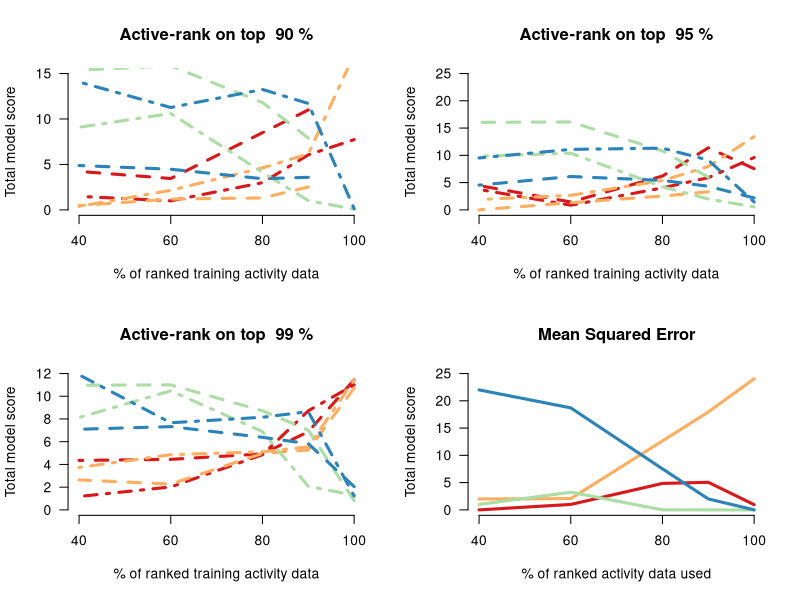

The R source for this figure:
res = read.csv('models_final_dl/james_loss_summ.csv')
library(RColorBrewer)
cols = brewer.pal(n = 4, name = 'Spectral')

frac_fits = as.character(c(1,0.9,0.8,0.6,0.4))
losses = c('mse','min','avg')
## Just going to plot with gamma == 0.99
gammas = as.character(c(90,95,99))
models = c('dl_l','rf','ridge','svr')
model_names=c('Deep Learning','Random Forests','Ridge Regression','Support Vector Machines')
names(cols) = models
ys = array(dim = length(frac_fits))
names(ys) = frac_fits
up_ys = c(15,25,12); names(up_ys)=gammas
line_types = c(2,4)
pdf('figures_dl/Overall_Results.pdf')
par(mfrow=c(2,2),bty='n',las=1)
for(g in gammas){
  plot(NA,NA,xlim=c(0.4,1), ylim=c(0,up_ys[g]), main=paste('Active-rank on top ',g, '%'),
       xlab='% of ranked training activity data',ylab='Total model score',xaxt='n')
  axis(1,at=c(0.4,.6,.8,1), labels = 100*c(0.4,.6,.8,1))
  for (m in models){
    c = 1
    for(l in losses){
      if(l != 'mse'){
        for(f in frac_fits){
          ind = intersect(intersect(grep(l, res$losses), grep(g, res$losses)), grep(f, res$losses))
          ys[f] = res[ind,m]
        }
        lines(frac_fits, ys, lty=line_types[c], col=cols[m],lwd=3)
        c = c+1
      }
      
    }
    #}
  }
}

l='mse'
plot(NA,NA,xlim=c(0.4,1), ylim=c(0,25), main='Mean Squared Error',
     xlab='% of ranked activity data used',ylab='Total model score',xaxt='n')
axis(1,at=c(0.4,.6,.8,1), labels = 100*c(0.4,.6,.8,1))
for (m in models){
  for(f in frac_fits){
    ind = intersect(grep(l, res$losses), grep(f, res$losses))
    ys[f] = res[ind,m]
  }
  lines((frac_fits), ys, lty=1, col=cols[m],lwd=3)
  
}
dev.off()
#legend('topright',col=cols,legend = model_names,lwd=3,
#       cex=1,bty='n')
